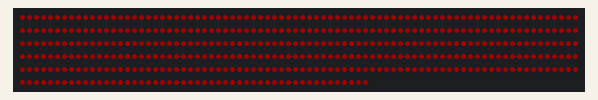
Recording of a sketch running on a simulated Arduino Uno, built with avr-gcc and run on an emulated ATmega328P. Shown: 450 RGB LEDs in strip order, left to right, continuing on the next row. Dim RGB values are drawn brighter than linear.

Above: at 0.1 s.

The sketch:

test_blink.ino
```cpp
#include <FastLED.h>

// How many leds in your strip?
#define NUM_LEDS 450

// For led chips like Neopixels, which have a data line, ground, and power, you just
// need to define DATA_PIN.  For led chipsets that are SPI based (four wires - data, clock,
// ground, and power), like the LPD8806 define both DATA_PIN and CLOCK_PIN
#define DATA_PIN 5
#define CLOCK_PIN 13

// Define the array of leds
CRGB leds[NUM_LEDS];

void setup() {
      // Uncomment/edit one of the following lines for your leds arrangement.
      // FastLED.addLeds<TM1803, DATA_PIN, RGB>(leds, NUM_LEDS);
      // FastLED.addLeds<TM1804, DATA_PIN, RGB>(leds, NUM_LEDS);
      // FastLED.addLeds<TM1809, DATA_PIN, RGB>(leds, NUM_LEDS);
      // FastLED.addLeds<WS2811, DATA_PIN, RGB>(leds, NUM_LEDS);
      // FastLED.addLeds<WS2812, DATA_PIN, RGB>(leds, NUM_LEDS);
      // FastLED.addLeds<WS2812B, DATA_PIN, RGB>(leds, NUM_LEDS);
  	  FastLED.addLeds<WS2811, DATA_PIN, RGB>(leds, NUM_LEDS).setCorrection( TypicalLEDStrip );
      // FastLED.addLeds<APA104, DATA_PIN, RGB>(leds, NUM_LEDS);
      // FastLED.addLeds<UCS1903, DATA_PIN, RGB>(leds, NUM_LEDS);
      // FastLED.addLeds<UCS1903B, DATA_PIN, RGB>(leds, NUM_LEDS);
      // FastLED.addLeds<GW6205, DATA_PIN, RGB>(leds, NUM_LEDS);
      // FastLED.addLeds<GW6205_400, DATA_PIN, RGB>(leds, NUM_LEDS);

      // FastLED.addLeds<WS2801, RGB>(leds, NUM_LEDS);
      // FastLED.addLeds<SM16716, RGB>(leds, NUM_LEDS);
      // FastLED.addLeds<LPD8806, RGB>(leds, NUM_LEDS);
      // FastLED.addLeds<P9813, RGB>(leds, NUM_LEDS);
      // FastLED.addLeds<APA102, RGB>(leds, NUM_LEDS);
      // FastLED.addLeds<DOTSTAR, RGB>(leds, NUM_LEDS);

      // FastLED.addLeds<WS2801, DATA_PIN, CLOCK_PIN, RGB>(leds, NUM_LEDS);
      // FastLED.addLeds<SM16716, DATA_PIN, CLOCK_PIN, RGB>(leds, NUM_LEDS);
      // FastLED.addLeds<LPD8806, DATA_PIN, CLOCK_PIN, RGB>(leds, NUM_LEDS);
      // FastLED.addLeds<P9813, DATA_PIN, CLOCK_PIN, RGB>(leds, NUM_LEDS);
      // FastLED.addLeds<APA102, DATA_PIN, CLOCK_PIN, RGB>(leds, NUM_LEDS);
      // FastLED.addLeds<DOTSTAR, DATA_PIN, CLOCK_PIN, RGB>(leds, NUM_LEDS);
      FastLED.setBrightness(  32 );
}

void loop() {
  // Turn the LED on, then pause
  for (int i = 0; i < NUM_LEDS; i++)
    leds[i] = CRGB::Red;
  FastLED.show();
  delay(500);
  // Now turn the LED off, then pause
  for (int i = 0; i < NUM_LEDS; i++)
    leds[i] = CRGB::Black;
  FastLED.show();
  delay(500);
}
```
